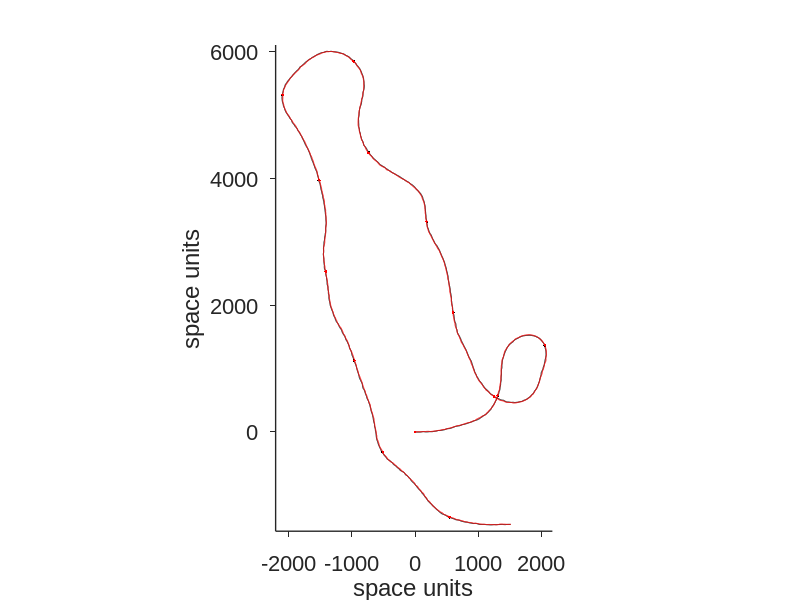

This figure's MATLAB source:

function [xn, yn, xf, yf] = generate_trajectories(varargin)
% function generate_trajectories
% The function simulates trajectories of N individuals moving together as a
% rigid body along a randomly generated common trajectory. The positions of
% each individual are not constant with respect to the rigid body, but they
% are affected by time correlated noise
%
% INPUT:
% theta: relative angle of the individuals with respect to the orientation of
% the common trajectory
% nIndividuals: number of individuals in the simulation
% focalRank: rank of the focal individual
% p: other parameters for the trajectories
% spaceUnit: unit of space (e.g. 'metres')
% isSavingFigures: if 1, saves plots of the trajectories as eps graphs
% 
% OUTPUT:
% xn, yn: coordinates of the neighbours (members of the flock other than
% the focal individual)
% xf, yf: coordinates of the focal individual
% 
% Written by:
% Andrea Perna
% http://www.perna.fr
%
% Date:
% 2014 / 04 / 18


if size(varargin, 2) > 0
    theta = varargin{1};
else
    theta = pi/2; % relative angle between the two particles (where the focal particle is with respect to its neighbour)
end

if size(varargin, 2) > 1
    nIndividuals = varargin{2};
else
    nIndividuals = 2; % relative angle between the two particles (where the focal particle is with respect to its neighbour)
end

if size(varargin, 2) > 2
    focalRank = varargin{3};
    if (focalRank > nIndividuals)
        warndlg('the rank of the focal individual cannot be larger than the total number of individuals in the flock', 'error');
        focalRank = randi(nIndividuals);
    end
else
    focalRank = 2; % the focal individual is the first, second or third in a group of three
end

if size(varargin, 2) > 3
    p = varargin{4};
else
    p =[]; % trajectory parameters
end

if size(varargin, 2) > 4
    spaceUnit = varargin{5};
else
    spaceUnit = 'space units'; % relative angle between the two particles (where the focal particle is with respect to its neighbour)
end

if size(varargin, 2) > 5
    isSavingFigures = varargin{6};
else
    isSavingFigures = 0; % relative angle between the two particles (where the focal particle is with respect to its neighbour)
end


if isempty(p)
    % mosquitofish-like : s0 = 5, sV = 0.2, turnR = 0.02, noiseTCorr = 20, Tcutoff = 300
    % pigeon-like : s0 = 5, sV = 0.2, turnR = 0.02, noiseTCorr = 20, or 100, Tcutoff = 300
    
    %% some parameters
    
    % parameters of the trajectory of the neighbour
    p.tL = 2^12; % trajectory length
    p.s0 = 5; % initial speed
    p.sV = 0.2; % speed variation
    p.turnR = 0.02; % max turning rate in radiants per time step
    p.Tcutoff = 300; % this is the period, in time units per cycle of the filter cutoff
    % It means that on average there will be modulations over Tcutoff time
    % units, or smoother
    
    
    % parameters of the mutual position of the focal individual and the
    % neighbour
    p.r = 5; % relative distance between the two particles
    p.noiseTCorr = 20; % temporal correlation of "noise" around the desired position
    % noise can result from sampling noise (e.g. GPS error), or from the
    % incomplete ability of the focal particle to match the target
    p.noiseSpStdT = p.r/2; % spatial standard deviation of the error around the target position (tangential). We can assume that this error is not the same along the two axes tangential and orthogonal to the direction of movement
    p.noiseSpStdO = p.noiseSpStdT; % spatial standard deviation, orthogonal
    
end


% check that speed is not negative
if p.s0 - abs(p.sV) < 0
    errordlg('speed cannot be negative', 'error');
    return
end

%% generate the common trajectory of the flock

rn1 = rand(1, p.tL);
rn2 = rand(1, p.tL);

% remove DC
rn1 = rn1 -mean(rn1);
rn2 = rn2 -mean(rn2);

% fourier transform
r1ft = fft(rn1);
r2ft = fft(rn2);

% create a low-pass filter
sigma=p.tL/p.Tcutoff; % sigma is the standard deviation of the gaussian filter. If we used a step function as a filter instead, the value of sigma would represent the highest frequency of the signal, in cycles per total length (i.e. a value of N means N cycles throughout the whole trajectory)
f = exp(-((((1:p.tL) -p.tL/2 -1).^2)/(2*sigma*sigma))); % create a filter
fShift = ifftshift(f);
fShift(1)=0; % remove the DC (not really necessary because the input signal has no DC)
fShift(end/2) = 0; % this is just for symmetry (because fShift(N) = fShift(end-N+2))

% actually filter the random numbers (now I am using the same filter for both turning and speed; one might say that one of these changes with higher frequency than the other)
r1filt = r1ft .* fShift;
r2filt = r2ft .* fShift;
% reverse Fourier transform (I take the real part to remove approximation errors, but the imaginary part should be really small in this case)
lowPassRN1 = real(ifft(r1filt));
lowPassRN2 = real(ifft(r2filt));

%% Alternative method to generate random trajectories
% lambda = 1;
% [ii,jj] = meshgrid(1:tL);
% K = lambda^2*exp(-(ii-jj).^2/Tcutoff^2);
% C = K; %- K([1, end], :)* inv([K(1,[1, end]); K(end,[1 ,end])]) * K(:, [1, end]);
% lowPassRN1 = mvnrnd(zeros(1,tL), C);
% lowPassRN2 = mvnrnd(zeros(1,tL), C);





%% compute speed and turning angle at each time step
s = p.s0 + lowPassRN1 * p.sV / max(abs(lowPassRN1)); % the speed is equal to the average speed s0 + correlated random oscillations
turn = lowPassRN2 * p.turnR / max(abs(lowPassRN2)); % the turning is given by the random oscillations, scaled so that they do not exceed the maximum turning rate

% plot of speed, acceleration and turning rate
% figure
% subplot(3,1,1)
% plot(s)
% ylabel('speed (U/time step)');
% subplot(3,1,2)
% plot(diff(s))
% ylabel('acc (U/time step)');
% subplot(3,1,3)
% plot(turn)
% ylabel('turn (rad/time step)');

% the direction of movement at time t is the cumulative of all changes of
% direction from 0 to t (assuming the starting direction is 0)
bearing = cumsum(turn);

% x and y coordinates of the neighbour
xn = nan(1, p.tL);
yn = nan(1, p.tL);

% start at the origin
xn(1) = 0;
yn(1) = 0;

% move the neighbour from the starting position, according to speed and bearing
for ii = 1:p.tL-1
    xn(ii+1) = xn(ii) + s(ii)*cos(bearing(ii)); % one might question whether speed and bearing should refer to X(t) - X(t-1) or to X(t+1) - X(t)
    yn(ii+1) = yn(ii) + s(ii)*sin(bearing(ii)); % as these are all random quantities, we don't care too much here.
end





%% generate the noise for the position of particles around the trajectories

% random numbers to generate the noise around the position
grn = randn(2*nIndividuals, p.tL); % gaussian random numbers


% we want these numbers to be correlated in time I repeat a similar Fourier
% filtering operation to the one used above
% fourier transform
grnft = fft(grn, [], 2); % performs the fft transform on each row of length p.tL

% create a low-pass filter
sigma=p.tL/p.noiseTCorr;
f = exp(-((((1:p.tL) -p.tL/2 -1).^2)/(2*sigma*sigma))); % creates a filter
fShift = ifftshift(f);
fShift(1)=0; % remove the DC (not really necessary because the input signal has no DC)
fShift(end/2) = 0; % this is just for symmetry (because fShift(N) = fShift(end-N+2))

% actually filter the random numbers (now I am using the same filter for both turning and speed; one might say that one of these changes with higher frequency than the other)
grnfilt = grnft .* repmat(fShift, 2*nIndividuals, 1);

% reverse Fourier transform (I take the real part to remove approximation errors, but the imaginary part should be really small in this case)
lowPassGNoise = real(ifft(grnfilt,[],2));

% scale standard deviation so that the value matches the desired one
noiseT = lowPassGNoise(1:2:end,:) * p.noiseSpStdT ./ repmat(std(lowPassGNoise(1:2:end,:), 0, 2), 1, p.tL); % tangential noise on the position
noiseO = lowPassGNoise(2:2:end,:) * p.noiseSpStdO ./ repmat(std(lowPassGNoise(2:2:end,:), 0, 2), 1, p.tL); % orthogonal noise on the position


xj = nan(nIndividuals, p.tL);
yj = nan(nIndividuals, p.tL);

individualPositions = linspace(- (nIndividuals-1)/2, (nIndividuals-1)/2, nIndividuals);
for jj = 1:length(individualPositions)
xj(jj, :) = xn + individualPositions(jj) * p.r*cos(bearing + theta) + noiseT(jj,:).*cos(bearing) - noiseO(jj,:).*sin(bearing);
yj(jj,:) = yn + individualPositions(jj) * p.r*sin(bearing + theta) + noiseT(jj,:).*sin(bearing) + noiseO(jj,:).*cos(bearing);
end

xf = xj(focalRank,:); % if rank is 1, the focal individual is at a negative distance relative to bearing + theta (if theta = 0 focal is behind)
yf = yj(focalRank,:);

xn = xj(setdiff(1:nIndividuals, focalRank), :);
yn = yj(setdiff(1:nIndividuals, focalRank), :);

% transform all into column vectors
xn = xn';
yn = yn';
xf = xf';
yf = yf';


colours = 'kcbmgy'; % colors for the trajectories of different neighbours
figure
hold on
for jj = 1:(nIndividuals -1)
plot(xn(:,jj),yn(:,jj), 'Color', colours(mod(jj-1, length(colours))+1));
plot(xn(1:p.Tcutoff:end,jj), yn(1:p.Tcutoff:end,jj), 'Marker', '.', 'LineStyle', 'none', 'Color', colours(mod(jj-1, length(colours))+1));
end
plot(xf,yf, 'r', xf(1:p.Tcutoff:end), yf(1:p.Tcutoff:end), 'r.'); % trajectory of the focal individual in red

axis equal
set(gca, 'TickDir', 'out', 'LineWidth', 1);
set(gca, 'XLim', [min(min(xn))-100, max(max(xn)) + 100], 'YLim', [min(min(yn))-100, max(max(yn)) + 100]);
set(gca, 'FontSize', 16, 'FontName', 'Arial');
xlabel(spaceUnit); ylabel(spaceUnit);
drawnow;
if isSavingFigures
    print(gcf, '-dpng', '-r300', 'trajectory.png');
    print(gcf, '-depsc', '-tiff', '-r300', 'trajectory.eps');
end



